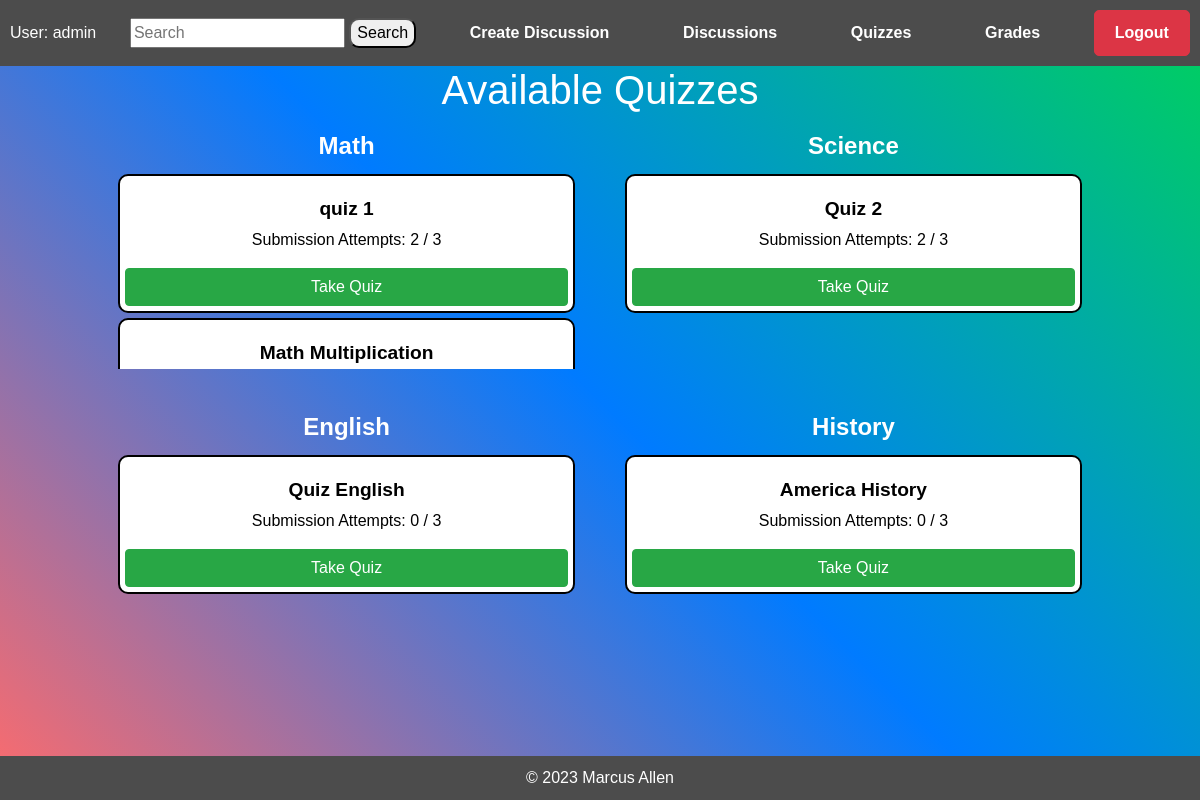
The page /students/quizzes/ (signed in) on the database as committed earlier.
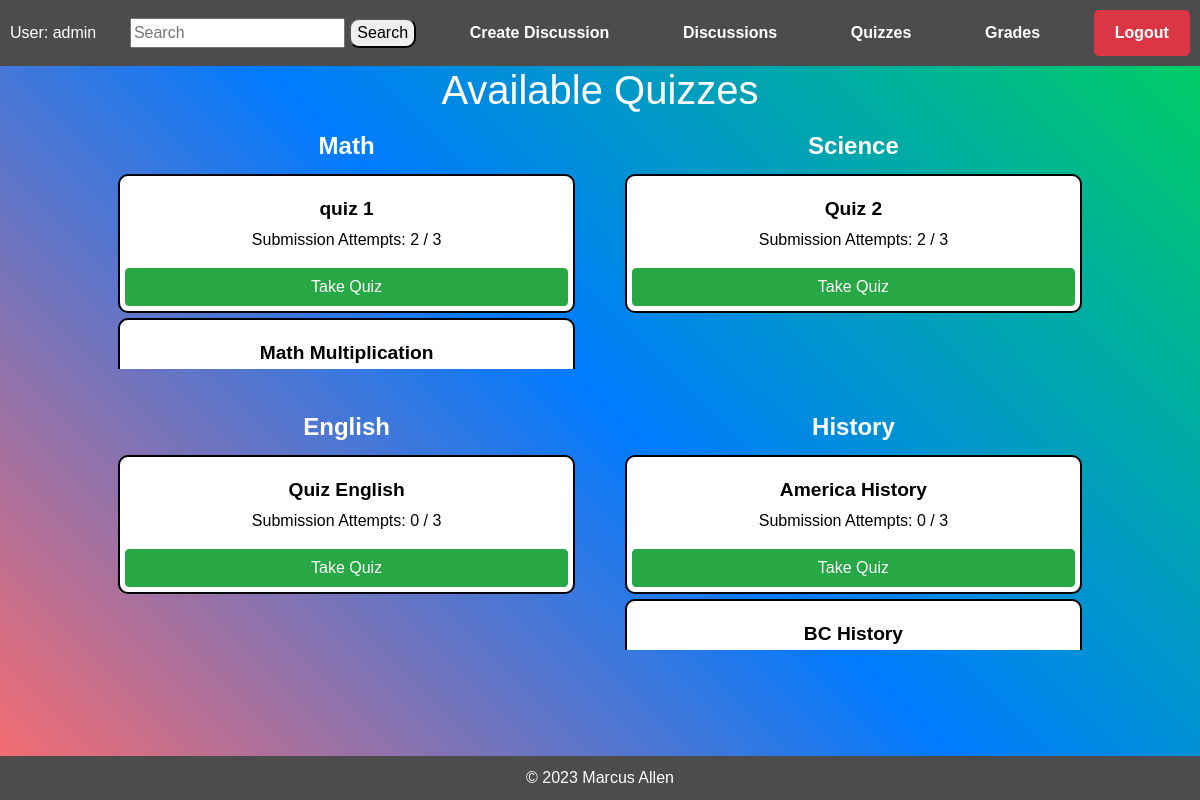
The same page on the database as committed later.
### teachers/models.py (models this page shows)
class Quiz(models.Model):
    title = models.CharField(max_length=255)
    author = models.ForeignKey(User, on_delete=models.CASCADE)
    subject = models.CharField(max_length=255, default="Math")

class Grade(models.Model):
    student = models.ForeignKey(User, on_delete=models.CASCADE)
    quiz = models.ForeignKey(Quiz, on_delete=models.CASCADE)  # Change to ForeignKey
    grade = models.DecimalField(max_digits=5, decimal_places=2, default=0.00)
    submission_attempts = models.PositiveIntegerField(default=0)
    def __str__(self):
        return f"{self.student.username} - {self.quiz.title}"

### students/views.py (the view)
# urls.py: path('quizzes/', views.quizzes, name='quizzes'),
def quizzes(request):
    user = request.user
    quizzes_all = Quiz.objects.all()
    quizzes_by_subject = {}
    user_grades = Grade.objects.filter(student=user)
    attempted_quizzes = {}
    taken_quizzes = []
    for grade in user_grades:
        attempted_quizzes[grade.quiz.id] = grade.submission_attempts
        taken_quizzes.append(grade.quiz)
    for quiz in quizzes_all:
        subject = quiz.subject
        if subject not in quizzes_by_subject:
            quizzes_by_subject[subject] = []
        if quiz.id in attempted_quizzes:
            submission_attempts = attempted_quizzes[quiz.id]
            if submission_attempts < 3:
                quizzes_by_subject[subject].append(quiz)
        else:
            quizzes_by_subject[subject].append(quiz)
    print(user_grades)
    context = {
        'quizzes_by_subject': quizzes_by_subject,
        'taken_quizzes': taken_quizzes,  # Add taken quizzes to the context
        'user_grades': user_grades,
    }
    return render(request, 'students/quizzes.html', context)

### students/templates/students/quizzes.html (shortened to what this page needs)
{% extends "students/index.html" %}
{% block content %}
<div class="container">
    <h1>Available Quizzes</h1>
    {% if quizzes_by_subject %}
        <div class="row">
            {% for subject, quizzes in quizzes_by_subject.items %}
                <div class="col-md-6 mb-4">
                    <div class="subject-container">
                        <h2 class="subject-title text-center">{{ subject }}</h2>
                        <div class="quiz-list-container" style="max-height: 200px; overflow-y: auto;">
                            <ul class="quiz-list">
                                {% for quiz in quizzes %}
                                    <li class="quiz-item">
                                        <div class="quiz-info text-center mt-3">
                                            <h3 style="color: black">{{ quiz.title }}</h3>
                                            {% if quiz in taken_quizzes %}
                                                <p style="color: black">Submission Attempts:
                                                    {% for grade in user_grades %}
                                                        {% if grade.quiz == quiz and grade.student == request.user %}
                                                            {{ grade.submission_attempts }} / 3
                                                        {% endif %}
                                                    {% endfor %}
                                                </p>
                                            {% else %}
                                                <p style="color: black">Submission Attempts: 0 / 3</p>
                                            {% endif %}
                                        </div>
                                        <div class="">
                                            <a href="{% url 'students:take_quiz' quiz.id %}" class="btn btn-success btn-block">Take Quiz</a>
                                        </div>
                                    </li>
                                {% endfor %}
                            </ul>
                        </div>
                    </div>
                </div>
            {% endfor %}
        </div>
    {% else %}
        <p class="text-center">No quizzes available at the moment.</p>
    {% endif %}
</div>
{% endblock %}

Rows that differ between the two databases and show on the page:
added Quiz: title "BC History", shown under "History"
